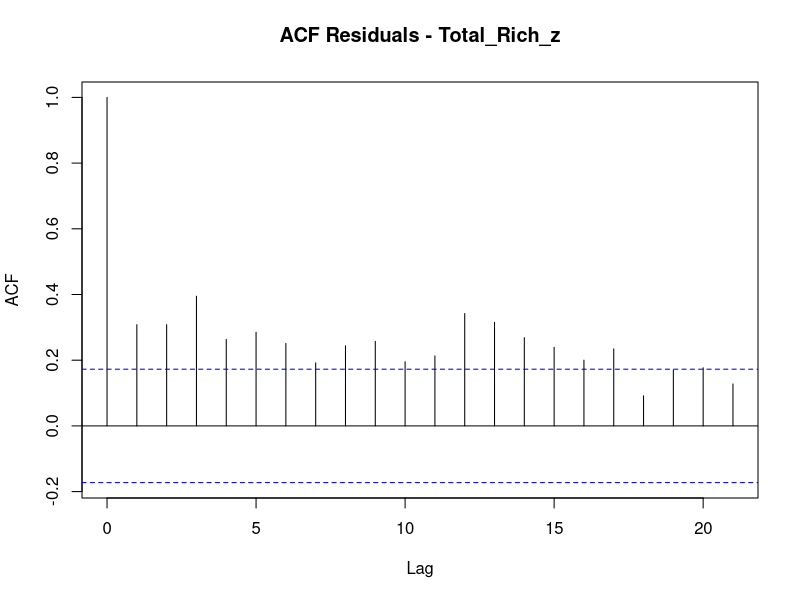
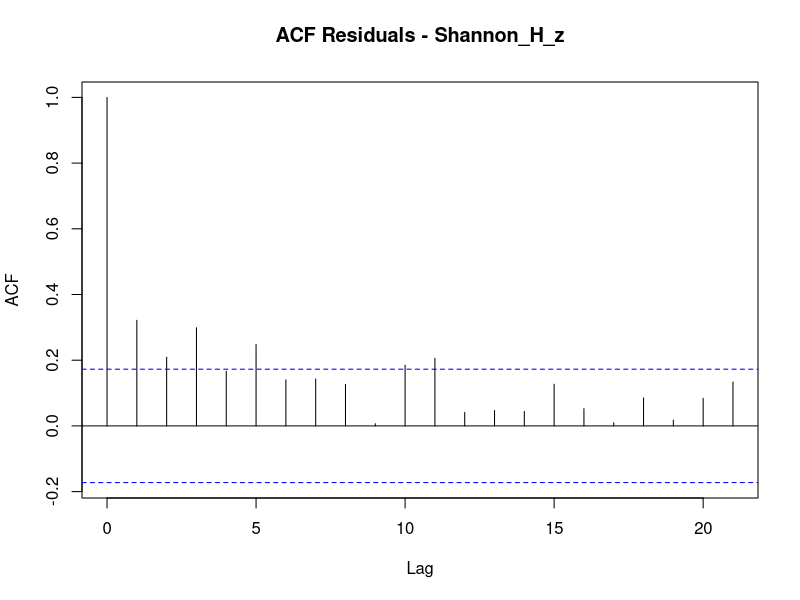
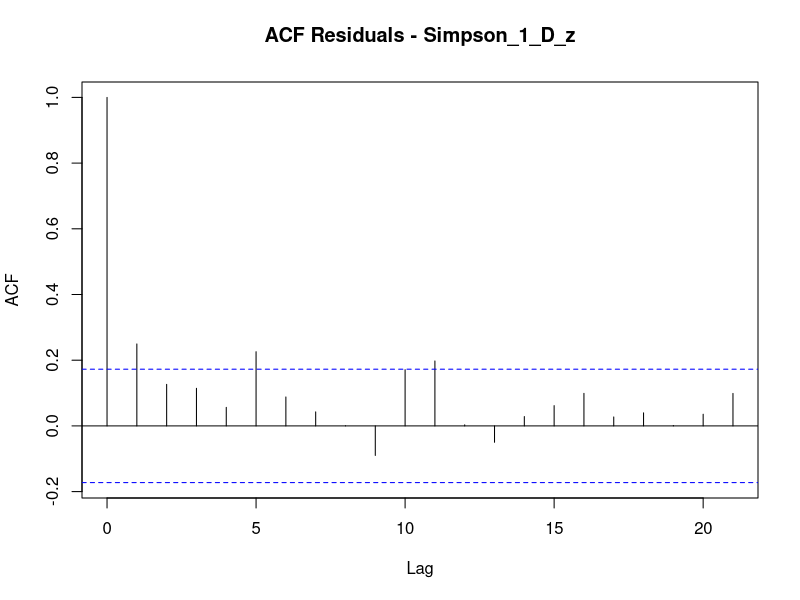
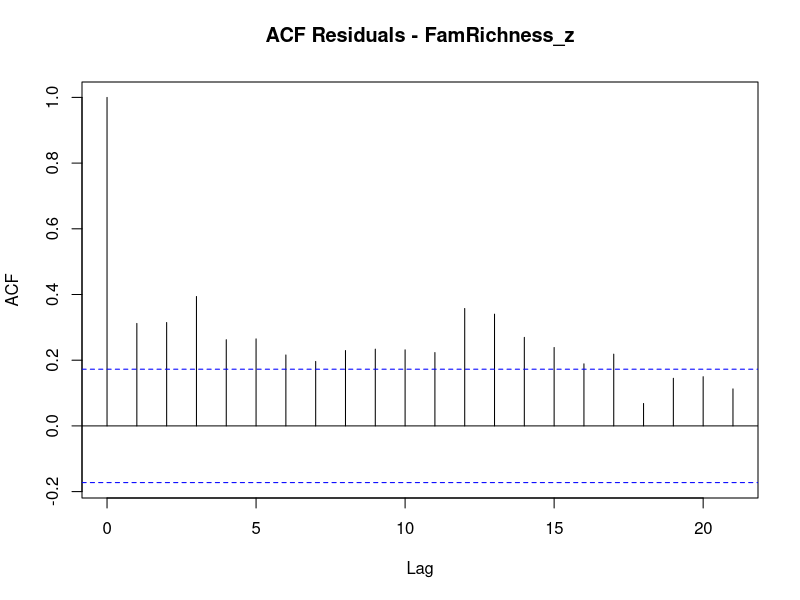
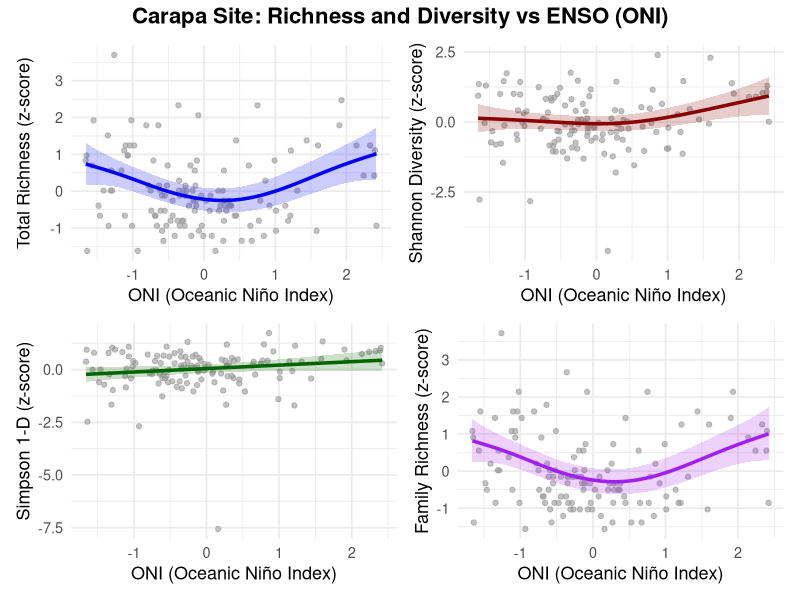

Here is the R script that generated these plots, in order:
# -------------------------------
# Load required libraries
# -------------------------------
library(readxl)
library(dplyr)
library(ggplot2)
library(mgcv)
library(nlme)       # needed for random effects and corAR1
library(patchwork)
library(lubridate)

# -------------------------------
# Load and prepare data
# -------------------------------
carapa <- read_excel("laselva.xlsx", sheet="carapa")

# Standardize selected variables and clean names
carapa_z <- carapa %>%
  rename(ONI_First = `ONI-First`) %>%
  mutate(across(c(`CG-Rich`, `Fi-Rich`, `Pi-Rich`, `Pr-Rich`, `Sc-Rich`, `Sh-Rich`,
                  `Total-Rich`, Shannon_H, `Simpson_1-D`, `FamRichness`,
                  Tricho, Dipt, `Non-Insects`),
                ~ scale(.)[,1], .names = "{.col}_z"))

# Parse Date and extract Year and Month
carapa_z$Date <- dmy(paste0("01-", carapa_z$Date))  # if Date is like "Jan-1997"
carapa_z$Year  <- year(carapa_z$Date)
carapa_z$Month_idx <- month(carapa_z$Date)

# Replace hyphens with underscores for convenience
names(carapa_z) <- gsub("-", "_", names(carapa_z))

# -------------------------------
# Function to create GAMM plots with confidence intervals
# -------------------------------
plot_gamm <- function(model, data, y_var, y_label, line_color){
  
  new_data <- data.frame(ONI_First = seq(min(data$ONI_First, na.rm = TRUE),
                                         max(data$ONI_First, na.rm = TRUE),
                                         length.out = 200))
  
  pred <- predict(model$gam, newdata = new_data, se.fit = TRUE)
  new_data$fit <- pred$fit
  new_data$se  <- pred$se.fit
  
  ggplot() +
    geom_point(data = data, aes_string(x = "ONI_First", y = y_var),
               color = "grey60", alpha = 0.6) +
    geom_line(data = new_data, aes(x = ONI_First, y = fit),
              color = line_color, linewidth = 1.2) +
    geom_ribbon(data = new_data, aes(x = ONI_First, ymin = fit - 2*se, ymax = fit + 2*se),
                fill = line_color, alpha = 0.2) +
    theme_minimal(base_size = 13) +
    labs(x = "ONI (Oceanic Niño Index)",
         y = y_label) +
    theme(plot.title = element_text(face = "bold", hjust = 0.5))
}

# -------------------------------
# Fit GAMMs with Months and Year as random effects
# and AR1 autocorrelation by Month_idx | Year
# -------------------------------
mod1 <- gamm(Total_Rich_z ~ s(ONI_First),
             random = list(Month_idx=~1, Year=~1),
             correlation = corAR1(form = ~ Month_idx | Year),
             data = carapa_z)

mod2 <- gamm(Shannon_H_z ~ s(ONI_First),
             random = list(Month_idx=~1, Year=~1),
             correlation = corAR1(form = ~ Month_idx | Year),
             data = carapa_z)

mod3 <- gamm(Simpson_1_D_z ~ s(ONI_First),
             random = list(Month_idx=~1, Year=~1),
             correlation = corAR1(form = ~ Month_idx | Year),
             data = carapa_z)

mod4 <- gamm(FamRichness_z ~ s(ONI_First),
             random = list(Month_idx=~1, Year=~1),
             correlation = corAR1(form = ~ Month_idx | Year),
             data = carapa_z)

# -------------------------------
# Summarize GAMM components
# -------------------------------
summary(mod1$gam)
summary(mod2$gam)
summary(mod3$gam)
summary(mod4$gam)

# -------------------------------
# Check autocorrelation of residuals
# -------------------------------
acf(residuals(mod1$lme, type = "normalized"), main = "ACF Residuals - Total_Rich_z")
acf(residuals(mod2$lme, type = "normalized"), main = "ACF Residuals - Shannon_H_z")
acf(residuals(mod3$lme, type = "normalized"), main = "ACF Residuals - Simpson_1_D_z")
acf(residuals(mod4$lme, type = "normalized"), main = "ACF Residuals - FamRichness_z")

# Extract lag-1 autocorrelation numeric values
acf(residuals(mod1$lme, type = "normalized"), plot = FALSE)$acf[2]
acf(residuals(mod2$lme, type = "normalized"), plot = FALSE)$acf[2]
acf(residuals(mod3$lme, type = "normalized"), plot = FALSE)$acf[2]
acf(residuals(mod4$lme, type = "normalized"), plot = FALSE)$acf[2]

# -------------------------------
# Create GAMM plots
# -------------------------------
plot_tr      <- plot_gamm(mod1, carapa_z, "Total_Rich_z", "Total Richness (z-score)", "blue")
plot_shannon <- plot_gamm(mod2, carapa_z, "Shannon_H_z", "Shannon Diversity (z-score)", "darkred")
plot_simpson <- plot_gamm(mod3, carapa_z, "Simpson_1_D_z", "Simpson 1-D (z-score)", "darkgreen")
plot_family  <- plot_gamm(mod4, carapa_z, "FamRichness_z", "Family Richness (z-score)", "purple")

# -------------------------------
# Combine plots 2x2 using patchwork
# -------------------------------
combined_plot <- (plot_tr | plot_shannon) / (plot_simpson | plot_family) +
  plot_annotation(title = "Carapa Site: Richness and Diversity vs ENSO (ONI)",
                  theme = theme(plot.title = element_text(face = "bold", hjust = 0.5, size = 16)))

# Display combined plot
combined_plot
